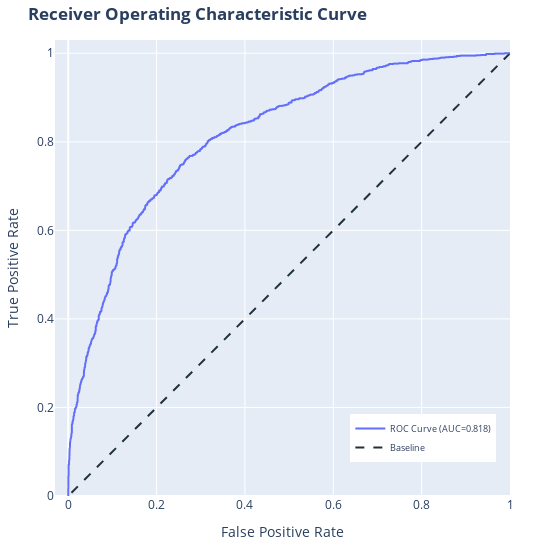

Source (notebook cell):
### Code cell
ROC_plot, auc = bc.curve_ROC_plot(true_y = y_test, predicted_proba  = RF_best_model.predict_proba(X_test)[:, 1])
ROC_plot

### Figure 1 — Plotly figure (JSON) as saved in the notebook; plotly's stock layout.template omitted (floating-point values rounded to 4 significant figures; data arrays with more than 128 entries replaced by an {"elided": "..."} marker saying what was removed)
{"data": [{"customdata": {"elided": "1194x1 float values"}, "hovertemplate": "Threshold: %{customdata:.4f} <br>False Positive Rate: %{x:.4f} <br>True Positive Rate: %{y:.4f}<extra></extra>", "legendgroup": "", "line": {"color": "#636efa", "dash": "solid"}, "marker": {"symbol": "circle"}, "mode": "lines", "name": "ROC Curve (AUC=0.818)", "showlegend": true, "textposition": "top center", "type": "scattergl", "x": {"elided": "1194 float values"}, "xaxis": "x", "y": {"elided": "1194 float values"}, "yaxis": "y"}, {"line": {"color": "#20313e", "dash": "dash"}, "mode": "lines", "name": "Baseline", "showlegend": true, "type": "scatter", "x": [-1, 2], "y": [-1, 2]}], "layout": {"height": 550, "legend": {"font": {"size": 9}, "tracegroupgap": 0, "x": 0.97, "xanchor": "right", "y": 0.18, "yanchor": "top"}, "margin": {"b": 40, "l": 40, "r": 40, "t": 40}, "title": {"text": "<b>Receiver Operating Characteristic Curve</b>"}, "width": 550, "xaxis": {"anchor": "y", "domain": [0, 1], "range": [-0.03, 1], "title": {"text": "False Positive Rate"}}, "yaxis": {"anchor": "x", "domain": [0, 1], "range": [0, 1.03], "title": {"text": "True Positive Rate"}}}}
